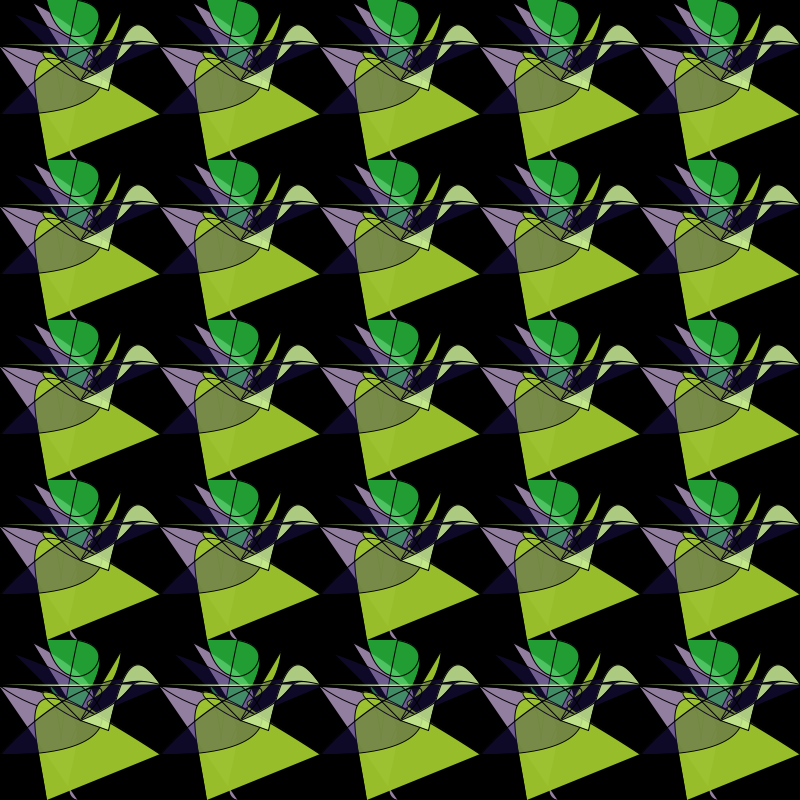
Frame 1 (no input)
Frame 60 (the mouse pressed at the canvas centre just before this capture): identical to frame 1, image omitted
Frame 120 (the mouse held since frame 60 and released just before this capture): identical to frame 1, image omitted

The Processing sketch that drew this single still picture (run headless with seeded random() and noise(); from frame 60 on, the mouse is pressed at the canvas centre):

// Processing sketch: processing_3279
// ── processing_3279.pde

/**
 *
 * Some initial experiments with Truchet tiles, this generates a tile made from bezier curves, with endpoints placed such that they should match up with 
 * other tiles around them.  It's fairly crude but comes up with some interesting patterns.  There's a few controls:
 * 'f' - turn on/off fill mode.  If on, the bezier curves will be filled, if not they won't.
 * 'a' - turn on/off alpha mode.  If on, a random alpha value will be added when rendering.  If not, the beziers are layered on top of each other
 * '+/-' - increase/decrease the number of curves by 10
 *
 * any other key will generate a new tile and draw it
 *
 *
 */
float tile_size;
boolean useFill = true;
boolean useAlpha = true;
BezierTile foo;
int NUMBER_OF_POINTS = 10;

void setup() {
  size(800,800);
  strokeCap(PROJECT);
  smooth();
  frameRate(30);

  reset();
}

void reset() {

  tile_size = width / 5;

  foo = new BezierTile(tile_size);
  redraw();
}

void redraw() {
  background(0);
  for ( int x = 0; x < width; x += tile_size ) {
    for ( int y = 0; y < width; y += tile_size ) {
      foo.drawAt(x, y, tile_size);
    }
  }
}

void draw() {

}


void keyPressed() {
  if ( key == 'a' ) {
    useAlpha = ! useAlpha;     
    redraw();
  }
  else if ( key == 'f' ) {
    useFill = ! useFill;
    redraw();
  }
  else if ( key == '+' || key == '=' ) {
    NUMBER_OF_POINTS += 10;
    reset();
  }
  else if ( key == '-' || key == '_' ) {
    if ( NUMBER_OF_POINTS > 10) {
       NUMBER_OF_POINTS -= 10;
    }
    reset();
  }
  else {
    reset();
  }
}

class BezierTile {
  PVector[] endpoints;
  PVector[] controls;
  PVector[] midpoints;
  PVector[] midcontrols;
  PVector[] colors;
  int[] strokeWidths;
  float[] alphas;

  float tile_width, tile_height;
  float drawX, drawY;

  int count = NUMBER_OF_POINTS;

  public BezierTile(float w) {
    tile_width = w;
    tile_height = w;

    endpoints = new PVector[count];
    controls = new PVector[count];
    colors = new PVector[count];
    strokeWidths = new int[count];
    alphas = new float[count];

    midpoints = new PVector[count];
    midcontrols = new PVector[count];

    for ( int i = 0; i < count; i += 2 ) {
      float tmpPos = random(0,tile_width*2);
      endpoints[i] = vectorAtRect(tile_width, tile_height, tmpPos);

      // mirror this endpoint
      if ( endpoints[i].y > 0 ) {
        endpoints[i+1] = new PVector(0, endpoints[i].y);
      }
      else {
        endpoints[i+1] = new PVector(endpoints[i].x, tile_height);
      }

      controls[i] = new PVector(random(0, tile_width), random(0, tile_width), random(0, tile_width));
      controls[i+1] = new PVector(random(0, tile_width), random(0, tile_width), random(0, tile_width));

      midpoints[i] = new PVector(random(0, tile_width), random(0, tile_width), random(0, tile_width));
      midpoints[i+1] = new PVector(random(0, tile_width), random(0, tile_width), random(0, tile_width));
      midcontrols[i] = new PVector(random(0, tile_width), random(0, tile_width), random(0, tile_width));
      midcontrols[i+1] = new PVector(random(0, tile_width), random(0, tile_width), random(0, tile_width));
    }

    shuffle(endpoints);

    for ( int i = 0; i < count; i += 1 ) {
      colors[i] = new PVector(random(0, 255), random(0, 255), random(0, 255));
      alphas[i] = random(0, 255);
      strokeWidths[i] = (int)random(0, 4);
    }
    shuffle(colors);

  }

  // not symmetric, but close enough 
  void shuffle(PVector[] array) { 
    for(int i = 0; i < array.length; i++) { 
      PVector temp = array[i]; 
      int toSwitch = (int) random(array.length); 
      array[i] = array[toSwitch]; 
      array[toSwitch] = temp; 
    } 
  } 

  void drawAt(float drawX, float drawY, float size) {

    if ( useFill == false ) {
      noFill();
    }

    for ( int i = 0; i < count; i += 2 ) {
      float tmpAlpha;
      if ( useAlpha == true ) {
        tmpAlpha = alphas[i];
      }
      else {
        tmpAlpha = 255;        
      }
      if ( useFill == true ) {
        fill(colors[i].x, colors[i].y, colors[i].z, tmpAlpha);
      }
      else {
        stroke(colors[i].x, colors[i].y, colors[i].z, tmpAlpha);
        strokeWeight(strokeWidths[i]);
      }

      float middleX = drawX + (size)/2;
      float middleY = drawY + (size)/2;

      beginShape();
      vertex(drawX + endpoints[i].x, drawY + endpoints[i].y);

      bezierVertex(drawX + controls[i].x, drawY + controls[i].y,
      drawX + controls[i+1].x, drawY + controls[i+1].y,
      drawX + endpoints[i+1].x, drawY + endpoints[i+1].y);

      bezierVertex(drawX + midcontrols[i].x, drawY + midcontrols[i].y,
      drawX + midcontrols[i+1].x, drawY + midcontrols[i+1].y,
      drawX + midpoints[i+1].x, drawY + midpoints[i+1].y);

      bezierVertex(middleX, middleY,middleX, middleY,middleX, middleY);

      bezierVertex(drawX + controls[i].x, drawY + controls[i].y,
      drawX + controls[i+1].x, drawY + controls[i+1].y,
      drawX + endpoints[i+1].x, drawY + endpoints[i+1].y);

      endShape();
    }
  }

  PVector vectorAtRect(float w, float h, float t) {
    // allow time to wrap around the duration 
    t = t % (w*2+h*2);

    PVector tmp = new PVector();
    if ( t < w ) {
      tmp.x = t;
      tmp.y = 0; 
    }
    else if ( t < w+h ) {
      tmp.x = w;
      tmp.y = t - w;
    }
    else if ( t < w*2+h ) {
      tmp.x = w - (t-w-h);
      tmp.y = h;
    }
    else {
      tmp.x = 0;
      tmp.y = w*2+h*2 - t;
    }
    return tmp;
  }

}
